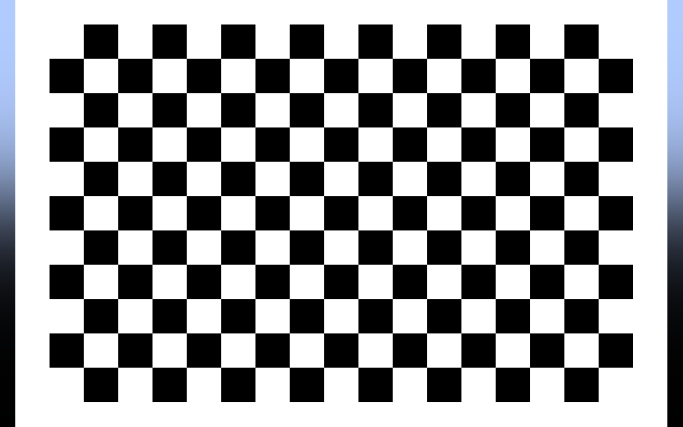
#> input picture data/3D_reconstruction/chessboard.png, 1365 x 853 px, found by its file name (shown at 1/2 size)
$ python edge_identification.py
#> lines starting #> are read from the running program, lines starting #| are printed output that depends on the picture; after the words box and inside, x2 and y2 are one past the last pixel; in counts of white or black regions, pixels touching at a corner belong together
#> further down, image is the input picture: PIL image 1365x853 RGB; mean R, G, B 151.5, 152, 153.1
import os
import sys
import env
import src.utils.engine as engine

import numpy as np
from PIL import Image, ImageDraw

import matplotlib.pyplot as plt

import numpy as np

def find_contours(binary_image, foreground=1):
    """
    Find contours in a binary image.
    Returns a list of (u, v) pixel coordinates that are on the edge.
    """

    h, w = binary_image.shape
    contours = []
    print(f"contor h: {h}   w: {w}")
    print(f"binarized {binary_image}")
    for y in range(1, h - 1):
        for x in range(1, w - 1):
            if binary_image[y, x] == foreground:
                neighbors = binary_image[y - 1:y + 2, x - 1:x + 2]
                if np.any(neighbors != foreground):
                    contours.append((y, x))

    return contours


class ContourImage():
    def __init__(self, image: Image):
        self.image = image
        self.binarized_image = None

    def binarize(self, threshold=128) -> None:
        """
        Convert the image to a binary image.
        """
#> called with threshold = 128
        gray_image = self.image.convert("L")
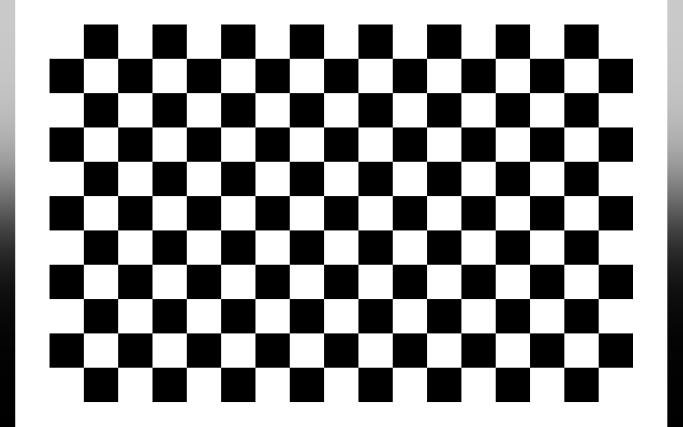
#> gray_image: PIL image 1365x853 L (shown at 1/2 size); min 0, max 255, mean 152
        gray_array = np.array(gray_image)
        self.binarized_image = (gray_array >= threshold).astype(np.uint8)
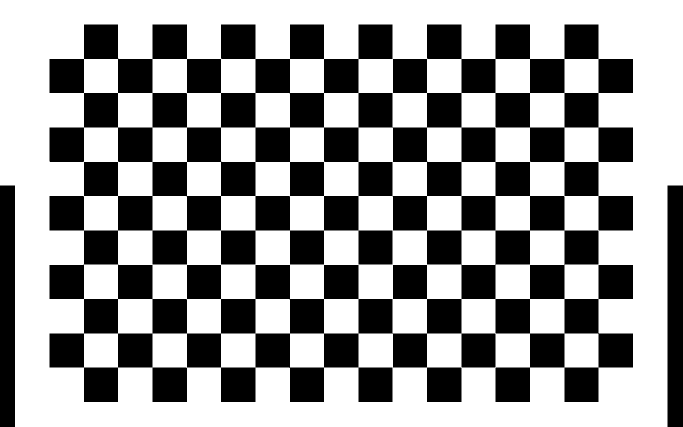
#> self.binarized_image: shape (853, 1365) (shown at 1/2 size); values 0 (black) and 1 (white), 60% white; 4 black regions, box (x1, y1, x2, y2) and area: (99, 49, 1266, 804) 427744, (0, 371, 30, 853) 14460, (1335, 371, 1365, 853) 14460, (1129, 324, 1266, 461) 9384
        print(f"binarized {self.binarized_image}")
#> (printed output is left out)

    def show(self) -> None:
        self.to_PIL().show()

    def fill_border(self):
        """
        Fill the border of the binarized image with zeros.
        """
        if self.binarized_image is None:
            raise ValueError("Image must be binarized before filling the border.")

        h, w = self.binarized_image.shape
#> h = 853; w = 1365

        self.binarized_image[0, :] = 0
        self.binarized_image[h - 1, :] = 0
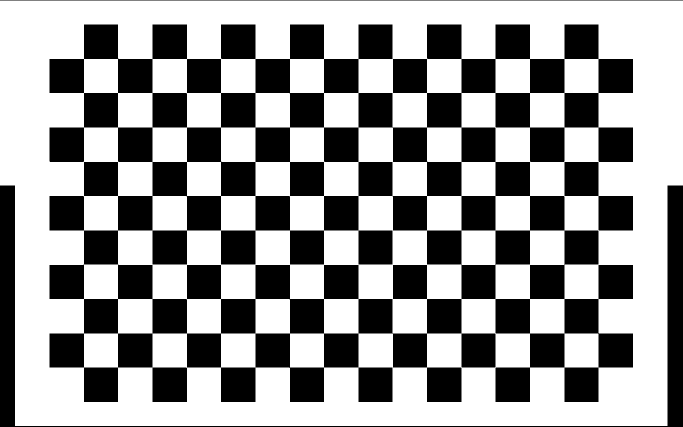
#> self.binarized_image: shape (853, 1365) (shown at 1/2 size); values 0 (black) and 1 (white), 59.7% white; 4 black regions, box (x1, y1, x2, y2) and area: (99, 49, 1266, 804) 427744, (0, 371, 1365, 853) 30225, (1129, 324, 1266, 461) 9384, (0, 0, 1365, 1) 1365
        self.binarized_image[:, 0] = 0
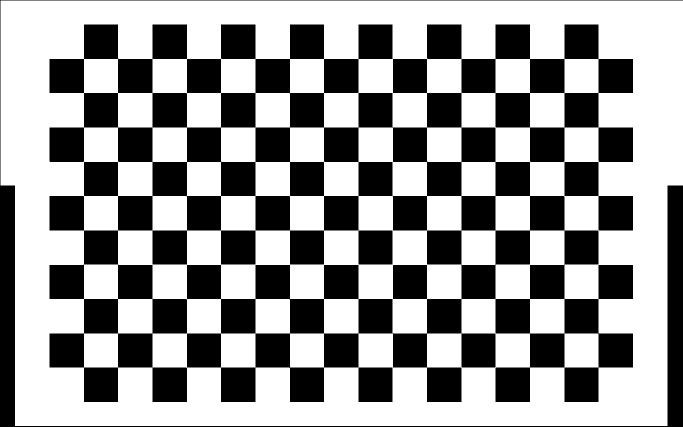
#> self.binarized_image: shape (853, 1365) (shown at 1/2 size); values 0 (black) and 1 (white), 59.7% white; 3 black regions, box (x1, y1, x2, y2) and area: (99, 49, 1266, 804) 427744, (0, 0, 1365, 853) 31960, (1129, 324, 1266, 461) 9384
        self.binarized_image[:, w - 1] = 0
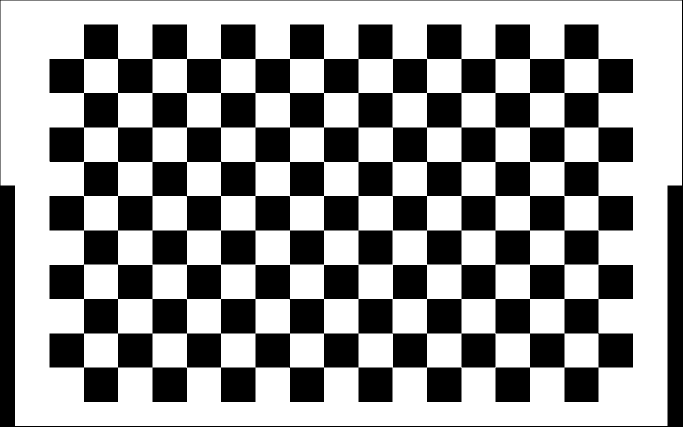
#> self.binarized_image: shape (853, 1365) (shown at 1/2 size); values 0 (black) and 1 (white), 59.7% white; 3 black regions, box (x1, y1, x2, y2) and area: (99, 49, 1266, 804) 427744, (0, 0, 1365, 853) 32330, (1129, 324, 1266, 461) 9384
        for y in range(1, h - 1):
            for x in range(1, w - 1):
                if self.binarized_image[y,x] == 0:
                    neighbors = self.binarized_image[y - 1:y + 2, x - 1:x + 2]
                    if np.any(neighbors != 0):
                        self.binarized_image[y, x] = 0
                        break


    def to_PIL(self) -> Image:
        color_array = np.stack([self.binarized_image]*3, axis=-1) * 255
        color_array = color_array.astype(np.uint8)
        return Image.fromarray(color_array)

    def prepare(self) -> np.ndarray:
        self.binarize()
        self.fill_border()
        return self.binarized_image


def find_chessboard_contours(image: Image) -> np.ndarray:
    image = ContourImage(image)
    return find_contours(image.prepare())
#> in find_contours, `h, w = binary_image.shape`: h = 853; w = 1365
#| contor h: 853   w: 1365
#> (printed output is left out)
#> after the loop in find_contours, `for y in range(1, h - 1):`: contours = 29730 items

def draw_corners(pil_img: Image,
                 corners: np.ndarray,
                 color: tuple=(255, 0, 0),
                 radius: int=5) -> Image:
    img_with_corners = pil_img.copy()
    draw = ImageDraw.Draw(img_with_corners)

    for (y, x) in corners:
        left_up_point = (x - radius, y - radius)
        right_down_point = (x + radius, y + radius)
        draw.ellipse([left_up_point, right_down_point], outline=color, width=2)

    return img_with_corners

if __name__ == "__main__":
    if not os.path.exists(env.p3.output):
        os.makedirs(env.p3.output)
    # engine.get_distorted_chessboard(env.p3.chessboard_path)

    image = Image.open(env.p3.chessboard_path)
    contours = find_chessboard_contours(image)
#> contours = 29730 items

    result_img = draw_corners(image, contours, color=(255, 0, 0), radius=5)
#> the loop in draw_corners, `for (y, x) in corners:` made 29730 passes
#> (left_up_point, right_down_point) on passes 1 to 3: ((-4, -4), (6, 6)), ((-3, -4), (7, 6)), ((-2, -4), (8, 6))
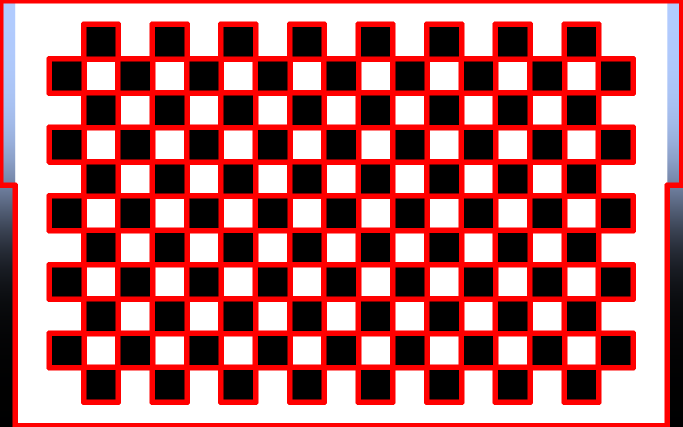
#> result_img: PIL image 1365x853 RGB (shown at 1/2 size); mean R, G, B 179.1, 114.6, 115.4
    result_img.save(env.p3.contours_path)
    plt.imshow(result_img)
    plt.title("Chessboard Contours")
    plt.show()
